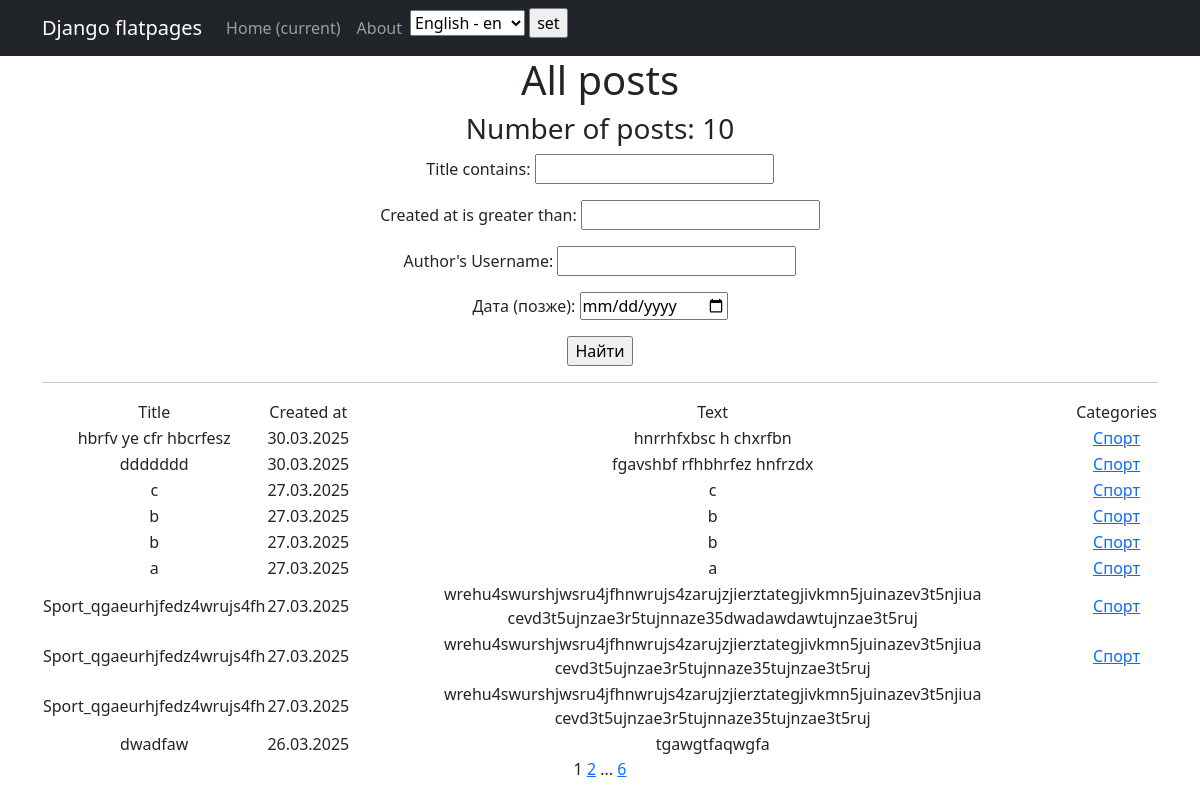
/news/ (signed in), run on an earlier commit of the app's database.
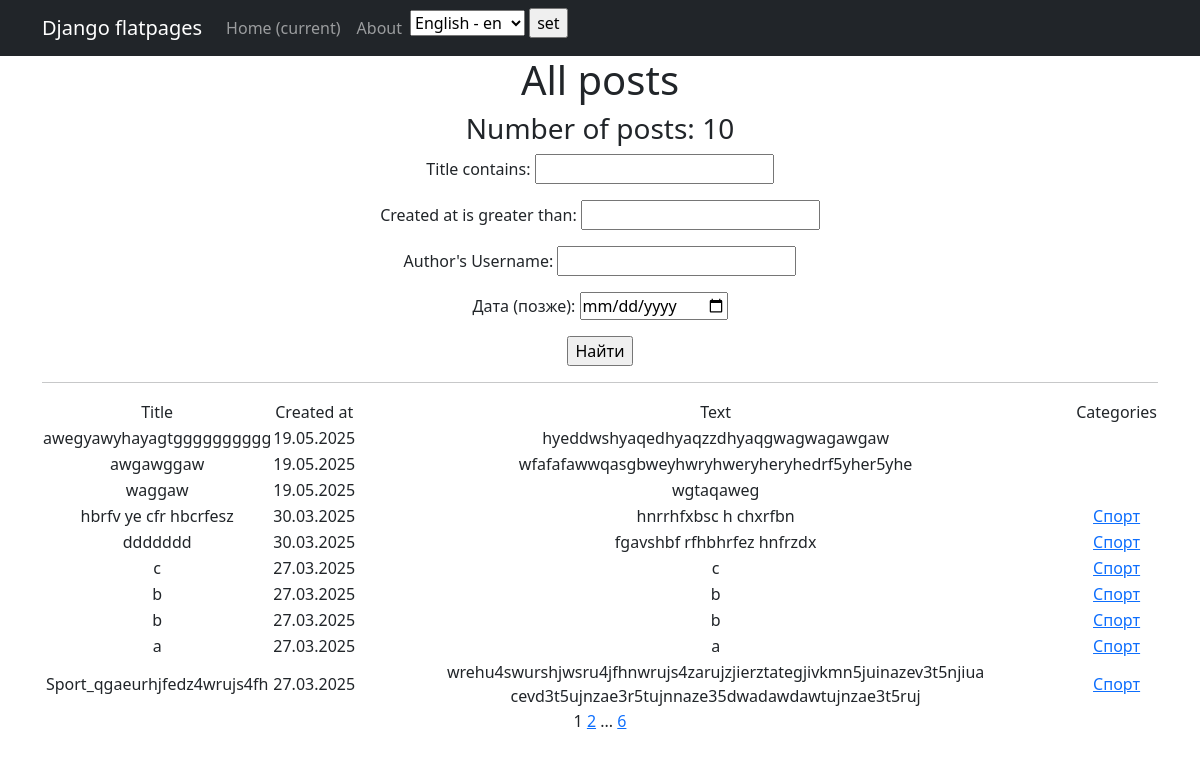
And on a later commit of the database.
### news/models.py (models this page shows, shortened)
class Post(models.Model):
    ARTICLE = 'AR'
    NEWS = 'NW'
    POST_TYPES = [
        (ARTICLE, 'статья'),
        (NEWS, 'новость'),
    ]
    post_type = models.CharField(max_length=2, choices=POST_TYPES, default=ARTICLE)
    created_at = models.DateTimeField(auto_now_add=True)
    title = models.CharField(max_length=255)
    text = models.TextField()
    rating = models.IntegerField(default=0)
    author = models.ForeignKey(Author, on_delete=models.CASCADE, related_name="posts")
    categories = models.ManyToManyField(Category, through='PostCategory')

class Category(models.Model):
    name = models.CharField(max_length=255, unique=True)
    subscribers = models.ManyToManyField(User, related_name="categories", blank=True, null=True)
    def __str__(self):
        return self.name  # .title()

### news/views.py (the view)
# urls.py: path('', PostsList.as_view(), name='news_list'),
class PostsList(LoginRequiredMixin, ListView):
    model = Post
    ordering = '-created_at'
    template_name = 'posts.html'
    context_object_name = 'posts'
    paginate_by = 10
    def get_context_data(self, **kwargs):
        context = super().get_context_data(**kwargs)
        context['filterset'] = PostFilter(self.request.GET, queryset=self.get_queryset())
        context['is_not_author'] = not self.request.user.groups.filter(name='authors').exists()
        return context

### news/templatetags/custom_filters.py (called while the page is built)
@register.filter()
def censor(text):
    if not isinstance(text, str):
        return text
    def replace(match):
        word = match.group(0)
        return word[0] + '*' * (len(word) - 1)
    pattern = r'\b(' + '|'.join(re.escape(word) for word in PROFANITY) + r')\b'
    return re.sub(pattern, replace, text, flags=re.IGNORECASE)

### templates/posts.html (shortened to what this page needs)
{% extends 'flatpages/default.html' %}
{% load custom_filters %}
{% load custom_tags %}
{% load cache %}
{% load i18n %}
{% block content %}
    {% cache 300 posts_header %}
    <h1>{% trans 'Все новости' %}</h1>
    <h3>{% trans 'Кол-во новостей:' %} {{ posts|length }}</h3>
    {% endcache %}
    <form action="" method="get">
       {{ filterset.form.as_p }}
       <input type="submit" value="Найти" />
   </form>
    <hr>
    {% if posts %}
        {% cache 300 posts_table %}
        <table>
        <tr>
            <td>{% trans 'Заголовок' %}</td>
            <td>{% trans 'Дата создания' %}</td>
            <td>{% trans 'Текст' %}</td>
            <td>{% trans 'Категории' %}</td>
        </tr>
        {% for post in posts|dictsortreversed:"created_at" %}
        <tr>
            <td>{{ post.title|censor }}</td>
            <td>{{ post.created_at|date:'d.m.Y' }}</td>
            <td>{{ post.text|truncatewords:20|censor }}</td>
            <td>
                {% for category in post.categories.all %}
                    <a href="{% url 'news:category_list' category.id %}">{{ category }}</a>
                {% endfor %}
            </td>
        </tr>
        {% endfor %}
        </table>
        {% endcache %}
    {% else %}
        <h2>{% trans 'Новостей нет!' %}</h2>
    {% endif %}
    {{ page_obj.number }}
    {% if page_obj.has_next %}
        <a href="?page={{ page_obj.next_page_number }}">{{ page_obj.next_page_number }}</a>
        {% if paginator.num_pages != page_obj.next_page_number %}
            ...
            <a href="?page={{ page_obj.paginator.num_pages }}">{{ page_obj.paginator.num_pages }}</a>
        {% endif %}
    {% endif %}
{% endblock content %}

### templates/flatpages/default.html (shortened to what this page needs)
<!DOCTYPE html>
{% load i18n %}
<html lang="en">
    <head>
        {% load static %}
        <link href="{% static 'css/styles.css' %}" rel="stylesheet" />
    </head>
    <body>
        <nav class="navbar navbar-expand-lg navbar-dark bg-dark static-top">
            <div class="container">
                <a class="navbar-brand" href="#">Django flatpages</a>
                <div class="collapse navbar-collapse" id="navbarResponsive">
                    <ul class="navbar-nav ml-auto">
                        <li class="nav-item active">
                            <a class="nav-link" href="#">Home
                                <span class="sr-only">(current)</span>
                            </a>
                        </li>
                        <li class="nav-item">
                            <a class="nav-link" href="/about/">About</a>
                        </li>
                        <li class="nav-item">
                            <form action="{% url 'set_language' %}" method="POST"> {% csrf_token %}
                                    <select name="language" id="">
                                        {% get_available_languages as LANGUAGES %}
                                        {% get_language_info_list for LANGUAGES as languages %}
                                        {% get_current_language as LANGUAGE_CODE %}
                                        {% for language in languages %}
                                            <option value="{{ language.code }}" {% if language.code == LANGUAGE_CODE %} selected {% endif %}>
                                                {{ language.name_local }} - {{ language.code }}
                                            </option>
                                        {% endfor %}
                                    </select>
                                <input type="submit" value="set">
                            </form>
                        </li>
                    </ul>
                </div>
            </div>
        </nav>
        <div class="container">
            <div class="row">
                <div class="col-lg-12 text-center">
                    {% block content %}{% endblock content %}
                </div>
            </div>
        </div>
    </body>
</html>

What changed in the data, as far as the page shows it:
no longer on this page (row unchanged): Post: title|censor "Sport_qgaeurhjfedz4wrujs4fh", created_at "27.03.2025", text|censor "wrehu4swurshjwsru4jfhnwrujs4zarujzjierztategjivkmn5juinazev3t5njiua cevd3t5ujnzae3r5tujnnaze35tujnzae3t5ruj", Category (name "Спорт")
no longer on this page (row unchanged): Post: title|censor "Sport_qgaeurhjfedz4wrujs4fh", created_at "27.03.2025", text|censor "wrehu4swurshjwsru4jfhnwrujs4zarujzjierztategjivkmn5juinazev3t5njiua cevd3t5ujnzae3r5tujnnaze35tujnzae3t5ruj"
no longer on this page (row unchanged): Post: title|censor "dwadfaw", created_at "26.03.2025", text|censor "tgawgtfaqwgfa"
added Post: title|censor "awegyawyhayagtgggggggggg", created_at "19.05.2025", text|censor "hyeddwshyaqedhyaqzzdhyaqgwagwagawgaw"
added Post: title|censor "awgawggaw", created_at "19.05.2025", text|censor "wfafafawwqasgbweyhwryhweryheryhedrf5yher5yhe"
added Post: title|censor "waggaw", created_at "19.05.2025", text|censor "wgtaqaweg"
